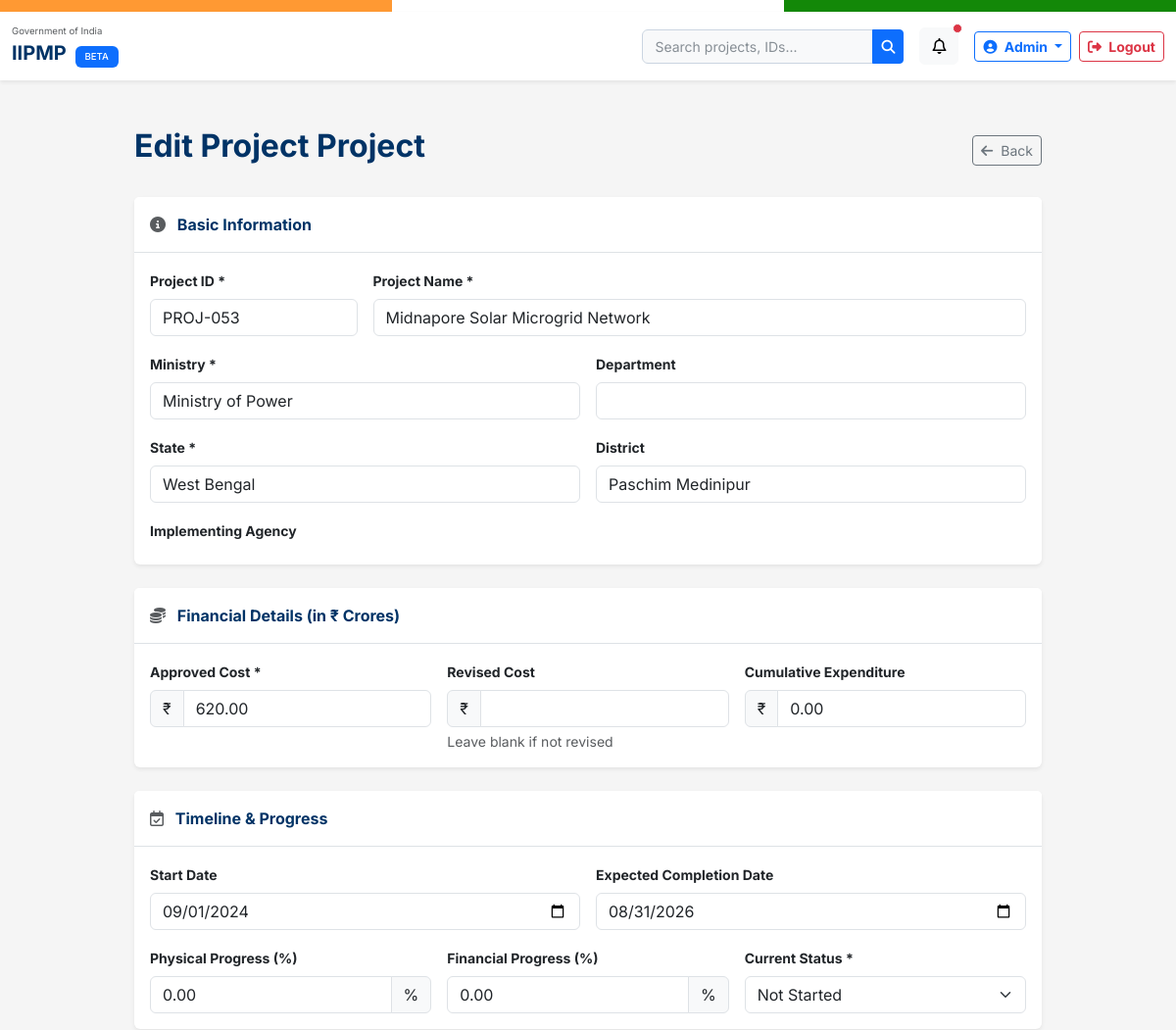
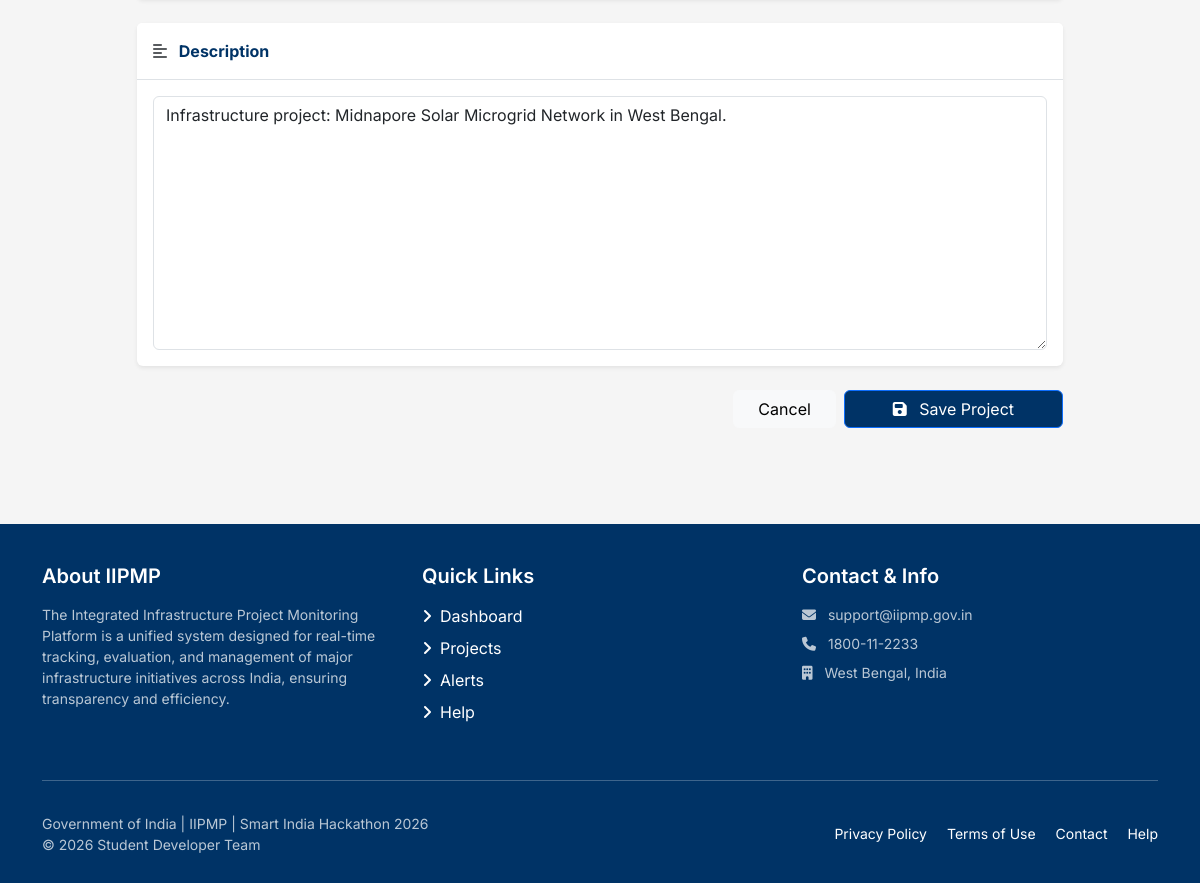
Screenshot of /database/project/PROJ-053/edit/ (signed in) with the database file from the repository (2 pictures, top to bottom).
### monitoring/models.py (models this page shows, shortened)
class Project(models.Model):
    project_id = models.CharField(max_length=20, unique=True)
    name = models.CharField(max_length=300)
    ministry = models.CharField(max_length=200)
    department = models.CharField(max_length=200, blank=True, default='')
    state = models.CharField(max_length=100)
    district = models.CharField(max_length=100, blank=True, default='')
    implementing_agency = models.CharField(max_length=300)
    approved_cost = models.DecimalField(max_digits=12, decimal_places=2)
    revised_cost = models.DecimalField(max_digits=12, decimal_places=2, null=True, blank=True)
    expenditure = models.DecimalField(max_digits=12, decimal_places=2, default=0)
    start_date = models.DateField()
    expected_completion = models.DateField()
    physical_progress = models.DecimalField(max_digits=5, decimal_places=2, default=0)
    financial_progress = models.DecimalField(max_digits=5, decimal_places=2, default=0)
    status = models.CharField(max_length=20, choices=STATUS_CHOICES, default='not_started')
    risk_level = models.CharField(max_length=10, choices=RISK_CHOICES, default='low')
    description = models.TextField(blank=True, default='')
    created_at = models.DateTimeField(auto_now_add=True)
    updated_at = models.DateTimeField(auto_now=True)
    class Meta:
        ordering = ['-updated_at']

### monitoring/views.py (the view)
# urls.py: path('database/project/<str:project_id>/edit/', views.project_edit, name='project_edit'),
@login_required
def project_edit(request, project_id):
    project = get_object_or_404(Project, project_id=project_id)
    if request.method == 'POST':
        form = ProjectForm(request.POST, instance=project)
        if form.is_valid():
            project = form.save()
            update_project_automation(project)
            messages.success(request, 'Project updated successfully.')
            return redirect('database_manage')
    else:
        form = ProjectForm(instance=project)
    context = {'form': form, 'action': 'Edit Project', 'project': project}
    return render(request, 'project_form.html', context)

### monitoring/forms.py (shortened to what this page needs)
class ProjectForm(forms.ModelForm):
    class Meta:
        model = Project
        exclude = ['created_at', 'updated_at', 'risk_level']
        widgets = {
            'start_date': forms.DateInput(attrs={'type': 'date'}),
            'expected_completion': forms.DateInput(attrs={'type': 'date'}),
            'physical_progress': forms.NumberInput(attrs={'min': '0', 'max': '100'}),
            'financial_progress': forms.NumberInput(attrs={'min': '0', 'max': '100'}),
            'approved_cost': forms.NumberInput(attrs={'min': '0.01'}),
            'expenditure': forms.NumberInput(attrs={'min': '0'}),
        }

### templates/project_form.html (shortened to what this page needs)
{% extends 'base.html' %}
{% load static %}
{% block content %}
<div class="container py-5">
    <div class="row justify-content-center">
        <div class="col-lg-10">
            <div class="d-flex justify-content-between align-items-center mb-4">
                <h2 class="fw-bold" style="color: #003366;">{{ action }} Project</h2>
                <a href="{% url 'database_manage' %}" class="btn btn-outline-secondary btn-sm"><i class="fa-solid fa-arrow-left me-1"></i> Back</a>
            </div>
            <form method="POST" class="needs-validation">
                <div class="card shadow-sm border-0 mb-4">
                    <div class="card-header bg-white py-3 border-bottom text-navy fw-bold">
                        <i class="fa-solid fa-info-circle me-2 text-muted"></i> Basic Information
                    </div>
                    <div class="card-body">
                        <div class="row g-3">
                            <div class="col-md-3">
                                <div class="form-group">
                                    <label for="{{ form.project_id.id_for_label }}" class="form-label small fw-bold">Project ID *</label>
                                    {{ form.project_id }}
                                </div>
                            </div>
                            <div class="col-md-9">
                                <div class="form-group">
                                    <label for="{{ form.name.id_for_label }}" class="form-label small fw-bold">Project Name *</label>
                                    {{ form.name }}
                                </div>
                            </div>
                            <div class="col-md-6">
                                <div class="form-group">
                                    <label for="{{ form.ministry.id_for_label }}" class="form-label small fw-bold">Ministry *</label>
                                    {{ form.ministry }}
                                </div>
                            </div>
                            <div class="col-md-6">
                                <div class="form-group">
                                    <label for="{{ form.department.id_for_label }}" class="form-label small fw-bold">Department</label>
                                    {{ form.department }}
                                </div>
                            </div>
                            <div class="col-md-6">
                                <div class="form-group">
                                    <label for="{{ form.state.id_for_label }}" class="form-label small fw-bold">State *</label>
                                    {{ form.state }}
                                </div>
                            </div>
                            <div class="col-md-6">
                                <div class="form-group">
                                    <label for="{{ form.district.id_for_label }}" class="form-label small fw-bold">District</label>
                                    {{ form.district }}
                                </div>
                            </div>
                            <div class="col-md-6">
                                <div class="form-group">
                                    <label for="{{ form.agency.id_for_label }}" class="form-label small fw-bold">Implementing Agency</label>
                                </div>
                            </div>
                        </div>
                    </div>
                </div>
                <div class="card shadow-sm border-0 mb-4">
                    <div class="card-header bg-white py-3 border-bottom text-navy fw-bold">
                        <i class="fa-solid fa-coins me-2 text-muted"></i> Financial Details (in ₹ Crores)
                    </div>
                    <div class="card-body">
                        <div class="row g-3">
                            <div class="col-md-4">
                                <div class="form-group">
                                    <label for="{{ form.approved_cost.id_for_label }}" class="form-label small fw-bold">Approved Cost *</label>
                                    <div class="input-group">
                                        <span class="input-group-text">₹</span>
                                        {{ form.approved_cost }}
                                    </div>
                                </div>
                            </div>
                            <div class="col-md-4">
                                <div class="form-group">
                                    <label for="{{ form.revised_cost.id_for_label }}" class="form-label small fw-bold">Revised Cost</label>
                                    <div class="input-group">
                                        <span class="input-group-text">₹</span>
                                        {{ form.revised_cost }}
                                    </div>
                                    <div class="form-text small">Leave blank if not revised</div>
                                </div>
                            </div>
                            <div class="col-md-4">
                                <div class="form-group">
                                    <label for="{{ form.expenditure.id_for_label }}" class="form-label small fw-bold">Cumulative Expenditure</label>
                                    <div class="input-group">
                                        <span class="input-group-text">₹</span>
                                        {{ form.expenditure }}
                                    </div>
                                </div>
                            </div>
                        </div>
                    </div>
                </div>
                <div class="card shadow-sm border-0 mb-4">
                    <div class="card-header bg-white py-3 border-bottom text-navy fw-bold">
                        <i class="fa-regular fa-calendar-check me-2 text-muted"></i> Timeline & Progress
                    </div>
                    <div class="card-body">
                        <div class="row g-3">
                            <div class="col-md-6">
                                <div class="form-group">
                                    <label for="{{ form.start_date.id_for_label }}" class="form-label small fw-bold">Start Date</label>
                                    {{ form.start_date }}
                                </div>
                            </div>
                            <div class="col-md-6">
                                <div class="form-group">
                                    <label for="{{ form.expected_completion.id_for_label }}" class="form-label small fw-bold">Expected Completion Date</label>
                                    {{ form.expected_completion }}
                                </div>
                            </div>
                            <div class="col-md-4">
                                <div class="form-group">
                                    <label for="{{ form.physical_progress.id_for_label }}" class="form-label small fw-bold">Physical Progress (%)</label>
                                    <div class="input-group">
                                        {{ form.physical_progress }}
                                        <span class="input-group-text">%</span>
                                    </div>
                                </div>
                            </div>
                            <div class="col-md-4">
                                <div class="form-group">
                                    <label for="{{ form.financial_progress.id_for_label }}" class="form-label small fw-bold">Financial Progress (%)</label>
                                    <div class="input-group">
                                        {{ form.financial_progress }}
                                        <span class="input-group-text">%</span>
                                    </div>
                                </div>
                            </div>
                            <div class="col-md-4">
                                <div class="form-group">
                                    <label for="{{ form.status.id_for_label }}" class="form-label small fw-bold">Current Status *</label>
                                    {{ form.status }}
                                </div>
                            </div>
                        </div>
                    </div>
                </div>
                <div class="card shadow-sm border-0 mb-4">
                    <div class="card-header bg-white py-3 border-bottom text-navy fw-bold">
                        <i class="fa-solid fa-align-left me-2 text-muted"></i> Description
                    </div>
                    <div class="card-body">
                        <div class="form-group">
                            {{ form.description }}
                        </div>
                    </div>
                </div>
                <div class="d-flex justify-content-end gap-2 mb-5">
                    <a href="{% url 'database_manage' %}" class="btn btn-light px-4">Cancel</a>
                    <button type="submit" class="btn btn-primary px-5" style="background-color: #003366;">
                        <i class="fa-solid fa-save me-2"></i> Save Project
                    </button>
                </div>
            </form>
        </div>
    </div>
</div>
{% endblock %}

### static/css/style.css (style rules this page uses)
:root { --primary: #003366; --primary-light: #004488; --primary-dark: #002244; --secondary: #FF9933; --secondary-light: #FFB366; --accent: #138808; --accent-light: #1AA00A; --bg-white: #FFFFFF; --bg-light: #F5F5F5; --bg-surface: #F8F9FA; --text-primary: #1A1A2E; --text-secondary: #6C757D; --danger: #DC3545; --warning: #FFC107; --success: #28A745; --info: #17A2B8; }
body { font-family: 'Inter', sans-serif; background-color: var(--bg-light); color: var(--text-primary); scroll-behavior: smooth; }
.text-navy { color: var(--primary) !important; }

### templates/base.html (style rules this page uses)
body { font-family: 'Inter', sans-serif; background-color: #F5F5F5; color: #1A1A2E; }

### rows the page displays
Project: project_id "PROJ-053", name "Midnapore Solar Microgrid Network", ministry "Ministry of Power", state "West Bengal", district "Paschim Medinipur", approved_cost "620.00", expenditure "0.00", start_date "09/01/2024", expected_completion "08/31/2026", physical_progress "0.00", financial_progress "0.00", status "Not Started", description "Infrastructure project: Midnapore Solar Microgrid Network in West Bengal."

### other values shown
{{ action }} "Edit Project"
